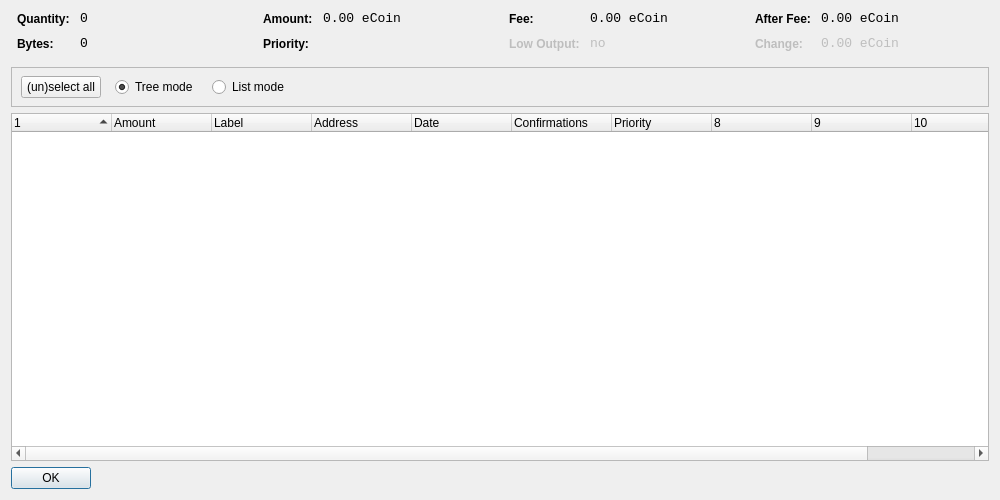
<?xml version="1.0" encoding="UTF-8"?>
<ui version="4.0">
 <class>CoinControlDialog</class>
 <widget class="QDialog" name="CoinControlDialog">
  <property name="geometry">
   <rect>
    <x>0</x>
    <y>0</y>
    <width>1000</width>
    <height>500</height>
   </rect>
  </property>
  <property name="windowTitle">
   <string>Coin Control</string>
  </property>
  <layout class="QVBoxLayout" name="verticalLayout">
   <item>
    <layout class="QHBoxLayout" name="horizontalLayoutTop" stretch="0,0,0,0">
     <property name="topMargin">
      <number>0</number>
     </property>
     <property name="bottomMargin">
      <number>10</number>
     </property>
     <item>
      <layout class="QFormLayout" name="formLayoutCoinControl1">
       <property name="horizontalSpacing">
        <number>10</number>
       </property>
       <property name="verticalSpacing">
        <number>10</number>
       </property>
       <property name="leftMargin">
        <number>6</number>
       </property>
       <property name="rightMargin">
        <number>6</number>
       </property>
       <item row="0" column="0">
        <widget class="QLabel" name="labelCoinControlQuantityText">
         <property name="styleSheet">
          <string notr="true">font-weight:bold;</string>
         </property>
         <property name="text">
          <string>Quantity:</string>
         </property>
        </widget>
       </item>
       <item row="0" column="1">
        <widget class="QLabel" name="labelCoinControlQuantity">
         <property name="font">
          <font>
           <family>Monospace</family>
           <pointsize>10</pointsize>
          </font>
         </property>
         <property name="cursor">
          <cursorShape>IBeamCursor</cursorShape>
         </property>
         <property name="contextMenuPolicy">
          <enum>Qt::ActionsContextMenu</enum>
         </property>
         <property name="text">
          <string notr="true">0</string>
         </property>
         <property name="textInteractionFlags">
          <set>Qt::LinksAccessibleByMouse|Qt::TextSelectableByKeyboard|Qt::TextSelectableByMouse</set>
         </property>
        </widget>
       </item>
       <item row="1" column="0">
        <widget class="QLabel" name="labelCoinControlBytesText">
         <property name="styleSheet">
          <string notr="true">font-weight:bold;</string>
         </property>
         <property name="text">
          <string>Bytes:</string>
         </property>
        </widget>
       </item>
       <item row="1" column="1">
        <widget class="QLabel" name="labelCoinControlBytes">
         <property name="font">
          <font>
           <family>Monospace</family>
           <pointsize>10</pointsize>
          </font>
         </property>
         <property name="cursor">
          <cursorShape>IBeamCursor</cursorShape>
         </property>
         <property name="contextMenuPolicy">
          <enum>Qt::ActionsContextMenu</enum>
         </property>
         <property name="text">
          <string notr="true">0</string>
         </property>
         <property name="textInteractionFlags">
          <set>Qt::LinksAccessibleByMouse|Qt::TextSelectableByKeyboard|Qt::TextSelectableByMouse</set>
         </property>
        </widget>
       </item>
      </layout>
     </item>
     <item>
      <layout class="QFormLayout" name="formLayoutCoinControl2">
       <property name="horizontalSpacing">
        <number>10</number>
       </property>
       <property name="verticalSpacing">
        <number>10</number>
       </property>
       <property name="leftMargin">
        <number>6</number>
       </property>
       <property name="rightMargin">
        <number>6</number>
       </property>
       <item row="0" column="0">
        <widget class="QLabel" name="labelCoinControlAmountText">
         <property name="styleSheet">
          <string notr="true">font-weight:bold;</string>
         </property>
         <property name="text">
          <string>Amount:</string>
         </property>
        </widget>
       </item>
       <item row="0" column="1">
        <widget class="QLabel" name="labelCoinControlAmount">
         <property name="font">
          <font>
           <family>Monospace</family>
           <pointsize>10</pointsize>
          </font>
         </property>
         <property name="cursor">
          <cursorShape>IBeamCursor</cursorShape>
         </property>
         <property name="contextMenuPolicy">
          <enum>Qt::ActionsContextMenu</enum>
         </property>
         <property name="text">
          <string notr="true">0.00 eCoin</string>
         </property>
         <property name="textInteractionFlags">
          <set>Qt::LinksAccessibleByMouse|Qt::TextSelectableByKeyboard|Qt::TextSelectableByMouse</set>
         </property>
        </widget>
       </item>
       <item row="1" column="0">
        <widget class="QLabel" name="labelCoinControlPriorityText">
         <property name="styleSheet">
          <string notr="true">font-weight:bold;</string>
         </property>
         <property name="text">
          <string>Priority:</string>
         </property>
        </widget>
       </item>
       <item row="1" column="1">
        <widget class="QLabel" name="labelCoinControlPriority">
         <property name="font">
          <font>
           <family>Monospace</family>
           <pointsize>10</pointsize>
          </font>
         </property>
         <property name="cursor">
          <cursorShape>IBeamCursor</cursorShape>
         </property>
         <property name="contextMenuPolicy">
          <enum>Qt::ActionsContextMenu</enum>
         </property>
         <property name="text">
          <string/>
         </property>
         <property name="textInteractionFlags">
          <set>Qt::LinksAccessibleByMouse|Qt::TextSelectableByKeyboard|Qt::TextSelectableByMouse</set>
         </property>
        </widget>
       </item>
      </layout>
     </item>
     <item>
      <layout class="QFormLayout" name="formLayoutCoinControl3">
       <property name="horizontalSpacing">
        <number>10</number>
       </property>
       <property name="verticalSpacing">
        <number>10</number>
       </property>
       <property name="leftMargin">
        <number>6</number>
       </property>
       <property name="rightMargin">
        <number>6</number>
       </property>
       <item row="0" column="0">
        <widget class="QLabel" name="labelCoinControlFeeText">
         <property name="styleSheet">
          <string notr="true">font-weight:bold;</string>
         </property>
         <property name="text">
          <string>Fee:</string>
         </property>
        </widget>
       </item>
       <item row="0" column="1">
        <widget class="QLabel" name="labelCoinControlFee">
         <property name="font">
          <font>
           <family>Monospace</family>
           <pointsize>10</pointsize>
          </font>
         </property>
         <property name="cursor">
          <cursorShape>IBeamCursor</cursorShape>
         </property>
         <property name="contextMenuPolicy">
          <enum>Qt::ActionsContextMenu</enum>
         </property>
         <property name="text">
          <string notr="true">0.00 eCoin</string>
         </property>
         <property name="textInteractionFlags">
          <set>Qt::LinksAccessibleByMouse|Qt::TextSelectableByKeyboard|Qt::TextSelectableByMouse</set>
         </property>
        </widget>
       </item>
       <item row="1" column="0">
        <widget class="QLabel" name="labelCoinControlLowOutputText">
         <property name="enabled">
          <bool>false</bool>
         </property>
         <property name="styleSheet">
          <string notr="true">font-weight:bold;</string>
         </property>
         <property name="text">
          <string>Low Output:</string>
         </property>
        </widget>
       </item>
       <item row="1" column="1">
        <widget class="QLabel" name="labelCoinControlLowOutput">
         <property name="enabled">
          <bool>false</bool>
         </property>
         <property name="font">
          <font>
           <family>Monospace</family>
           <pointsize>10</pointsize>
          </font>
         </property>
         <property name="cursor">
          <cursorShape>IBeamCursor</cursorShape>
         </property>
         <property name="contextMenuPolicy">
          <enum>Qt::ActionsContextMenu</enum>
         </property>
         <property name="text">
          <string notr="true">no</string>
         </property>
         <property name="textInteractionFlags">
          <set>Qt::LinksAccessibleByMouse|Qt::TextSelectableByKeyboard|Qt::TextSelectableByMouse</set>
         </property>
        </widget>
       </item>
      </layout>
     </item>
     <item>
      <layout class="QFormLayout" name="formLayoutCoinControl4">
       <property name="horizontalSpacing">
        <number>10</number>
       </property>
       <property name="verticalSpacing">
        <number>10</number>
       </property>
       <property name="leftMargin">
        <number>6</number>
       </property>
       <property name="rightMargin">
        <number>6</number>
       </property>
       <item row="0" column="0">
        <widget class="QLabel" name="labelCoinControlAfterFeeText">
         <property name="styleSheet">
          <string notr="true">font-weight:bold;</string>
         </property>
         <property name="text">
          <string>After Fee:</string>
         </property>
        </widget>
       </item>
       <item row="0" column="1">
        <widget class="QLabel" name="labelCoinControlAfterFee">
         <property name="font">
          <font>
           <family>Monospace</family>
           <pointsize>10</pointsize>
          </font>
         </property>
         <property name="cursor">
          <cursorShape>IBeamCursor</cursorShape>
         </property>
         <property name="contextMenuPolicy">
          <enum>Qt::ActionsContextMenu</enum>
         </property>
         <property name="text">
          <string notr="true">0.00 eCoin</string>
         </property>
         <property name="textInteractionFlags">
          <set>Qt::LinksAccessibleByMouse|Qt::TextSelectableByKeyboard|Qt::TextSelectableByMouse</set>
         </property>
        </widget>
       </item>
       <item row="1" column="0">
        <widget class="QLabel" name="labelCoinControlChangeText">
         <property name="enabled">
          <bool>false</bool>
         </property>
         <property name="styleSheet">
          <string notr="true">font-weight:bold;</string>
         </property>
         <property name="text">
          <string>Change:</string>
         </property>
        </widget>
       </item>
       <item row="1" column="1">
        <widget class="QLabel" name="labelCoinControlChange">
         <property name="enabled">
          <bool>false</bool>
         </property>
         <property name="font">
          <font>
           <family>Monospace</family>
           <pointsize>10</pointsize>
          </font>
         </property>
         <property name="cursor">
          <cursorShape>IBeamCursor</cursorShape>
         </property>
         <property name="contextMenuPolicy">
          <enum>Qt::ActionsContextMenu</enum>
         </property>
         <property name="text">
          <string notr="true">0.00 eCoin</string>
         </property>
         <property name="textInteractionFlags">
          <set>Qt::LinksAccessibleByMouse|Qt::TextSelectableByKeyboard|Qt::TextSelectableByMouse</set>
         </property>
        </widget>
       </item>
      </layout>
     </item>
    </layout>
   </item>
   <item>
    <widget class="QFrame" name="frame">
     <property name="minimumSize">
      <size>
       <width>0</width>
       <height>40</height>
      </size>
     </property>
     <property name="frameShape">
      <enum>QFrame::StyledPanel</enum>
     </property>
     <property name="frameShadow">
      <enum>QFrame::Sunken</enum>
     </property>
     <widget class="QWidget" name="horizontalLayoutWidget">
      <property name="geometry">
       <rect>
        <x>10</x>
        <y>0</y>
        <width>781</width>
        <height>41</height>
       </rect>
      </property>
      <layout class="QHBoxLayout" name="horizontalLayoutPanel" stretch="0,0,0,0,0">
       <property name="spacing">
        <number>14</number>
       </property>
       <item>
        <widget class="QPushButton" name="pushButtonSelectAll">
         <property name="sizePolicy">
          <sizepolicy hsizetype="Maximum" vsizetype="Fixed">
           <horstretch>0</horstretch>
           <verstretch>0</verstretch>
          </sizepolicy>
         </property>
         <property name="text">
          <string>(un)select all</string>
         </property>
        </widget>
       </item>
       <item>
        <widget class="QRadioButton" name="radioTreeMode">
         <property name="sizePolicy">
          <sizepolicy hsizetype="Maximum" vsizetype="Fixed">
           <horstretch>0</horstretch>
           <verstretch>0</verstretch>
          </sizepolicy>
         </property>
         <property name="text">
          <string>Tree mode</string>
         </property>
         <property name="checked">
          <bool>true</bool>
         </property>
        </widget>
       </item>
       <item>
        <widget class="QRadioButton" name="radioListMode">
         <property name="sizePolicy">
          <sizepolicy hsizetype="Maximum" vsizetype="Fixed">
           <horstretch>0</horstretch>
           <verstretch>0</verstretch>
          </sizepolicy>
         </property>
         <property name="text">
          <string>List mode</string>
         </property>
        </widget>
       </item>
       <item>
        <spacer name="horizontalSpacer">
         <property name="orientation">
          <enum>Qt::Horizontal</enum>
         </property>
         <property name="sizeHint" stdset="0">
          <size>
           <width>40</width>
           <height>20</height>
          </size>
         </property>
        </spacer>
       </item>
      </layout>
     </widget>
    </widget>
   </item>
   <item>
    <widget class="CoinControlTreeWidget" name="treeWidget">
     <property name="contextMenuPolicy">
      <enum>Qt::CustomContextMenu</enum>
     </property>
     <property name="sortingEnabled">
      <bool>false</bool>
     </property>
     <property name="columnCount">
      <number>11</number>
     </property>
     <attribute name="headerShowSortIndicator" stdset="0">
      <bool>true</bool>
     </attribute>
     <attribute name="headerStretchLastSection">
      <bool>false</bool>
     </attribute>
     <column>
      <property name="text">
       <string/>
      </property>
     </column>
     <column>
      <property name="text">
       <string>Amount</string>
      </property>
     </column>
     <column>
      <property name="text">
       <string>Label</string>
      </property>
     </column>
     <column>
      <property name="text">
       <string>Address</string>
      </property>
     </column>
     <column>
      <property name="text">
       <string>Date</string>
      </property>
     </column>
     <column>
      <property name="text">
       <string>Confirmations</string>
      </property>
      <property name="toolTip">
       <string>Confirmed</string>
      </property>
     </column>
     <column>
      <property name="text">
       <string>Priority</string>
      </property>
     </column>
     <column>
      <property name="text">
       <string/>
      </property>
     </column>
     <column>
      <property name="text">
       <string/>
      </property>
     </column>
     <column>
      <property name="text">
       <string/>
      </property>
     </column>
     <column>
      <property name="text">
       <string/>
      </property>
     </column>
    </widget>
   </item>
   <item>
    <widget class="QDialogButtonBox" name="buttonBox">
     <property name="sizePolicy">
      <sizepolicy hsizetype="Maximum" vsizetype="Fixed">
       <horstretch>0</horstretch>
       <verstretch>0</verstretch>
      </sizepolicy>
     </property>
     <property name="orientation">
      <enum>Qt::Horizontal</enum>
     </property>
     <property name="standardButtons">
      <set>QDialogButtonBox::Ok</set>
     </property>
    </widget>
   </item>
  </layout>
 </widget>
 <customwidgets>
  <customwidget>
   <class>CoinControlTreeWidget</class>
   <extends>QTreeWidget</extends>
   <header>coincontroltreewidget.h</header>
  </customwidget>
 </customwidgets>
 <resources/>
 <connections/>
</ui>
